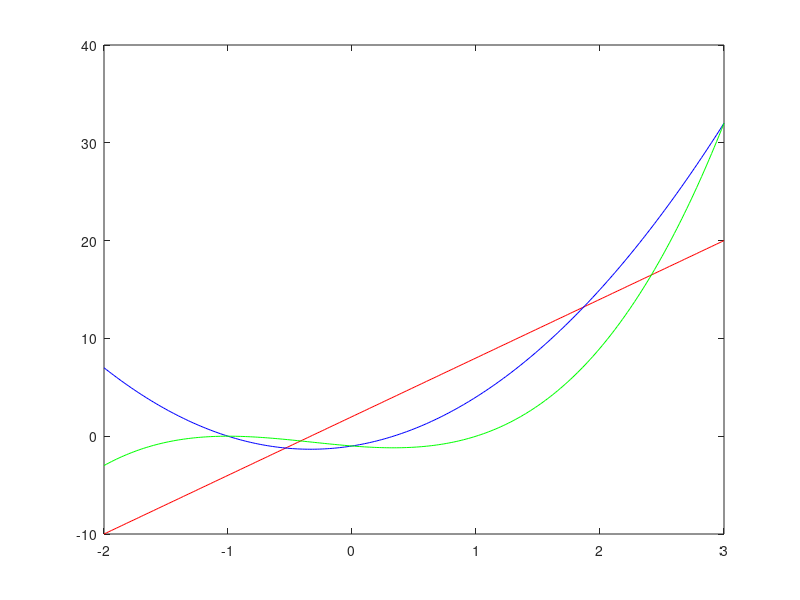

MATLAB code for this plot:
function ejercico2clase6
  xi=-2;
  xf=3;
  dx=0.02;
  x=xi:dx:xf;
  x2=xi:1:xf;
  for i=1:length(x)
  y(i)=x(i)^3+x(i)^2-x(i)-1;
endfor

VD=derivadaprimera(y,dx);
VD2=derivadasegunda(y,dx);

I=SC(y+VD+VD2,dx);
disp(I);
plot(x,VD2,"r");
hold on
plot(x,VD,"b");
plot(x,y,"g");
endfunction
#Metodo Simpson
function I=SC(vy,paso)
  m=length(vy);
  w=zeros(m,1);
  w(1)=1/3;
  w(m)=1/3;
  for i=2:2:m-1
    w(i)=4/3;#impar
  endfor
  for i=3:2:m-2
    w(i)=2/3;#par
  endfor
  w=paso*w;
  I=0;
  for i=1:m
    I=I+w(i)*vy(i);
  endfor
endfunction
#Derivada Primera
function VD=derivadaprimera(vy,paso)
  m=length(vy);
  VD(1)=(-3/(2*paso))*vy(1)+(2/(paso))*vy(2)+(-1/(2*paso))*vy(3);
  for i=2:m-1
    VD(i)=(vy(i+1)-vy(i-1))/(2*paso);
  endfor
  VD(m)=(3/(2*paso))*vy(m)+(-2/(paso))*vy(m-1)+(1/(2*paso))*vy(m-2);
endfunction
#Derivada Segunda
function VD2=derivadasegunda(vy,paso)
  m=length(vy);
  VD2(1)=(2*vy(1)-5*vy(2)+4*vy(3)-1*vy(4))/(paso^2);
  for i=2:m-1
    VD2(i)=(vy(i-1)-2*vy(i)+vy(i+1))/(paso^2);
  endfor
  VD2(m)=(2*vy(m)-5*vy(m-1)+4*vy(m-2)-1*vy(m-3))/(paso^2);
endfunction
